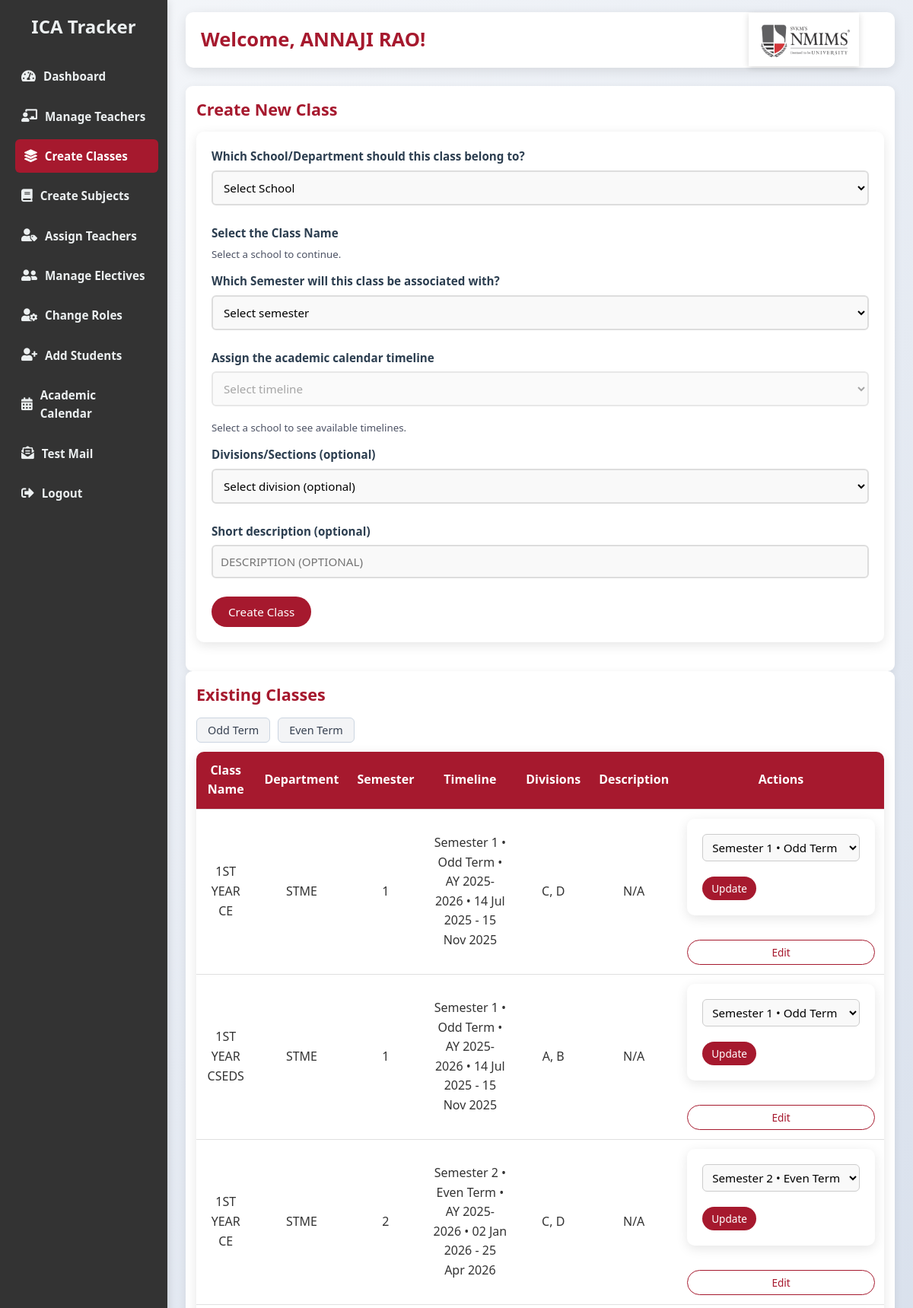
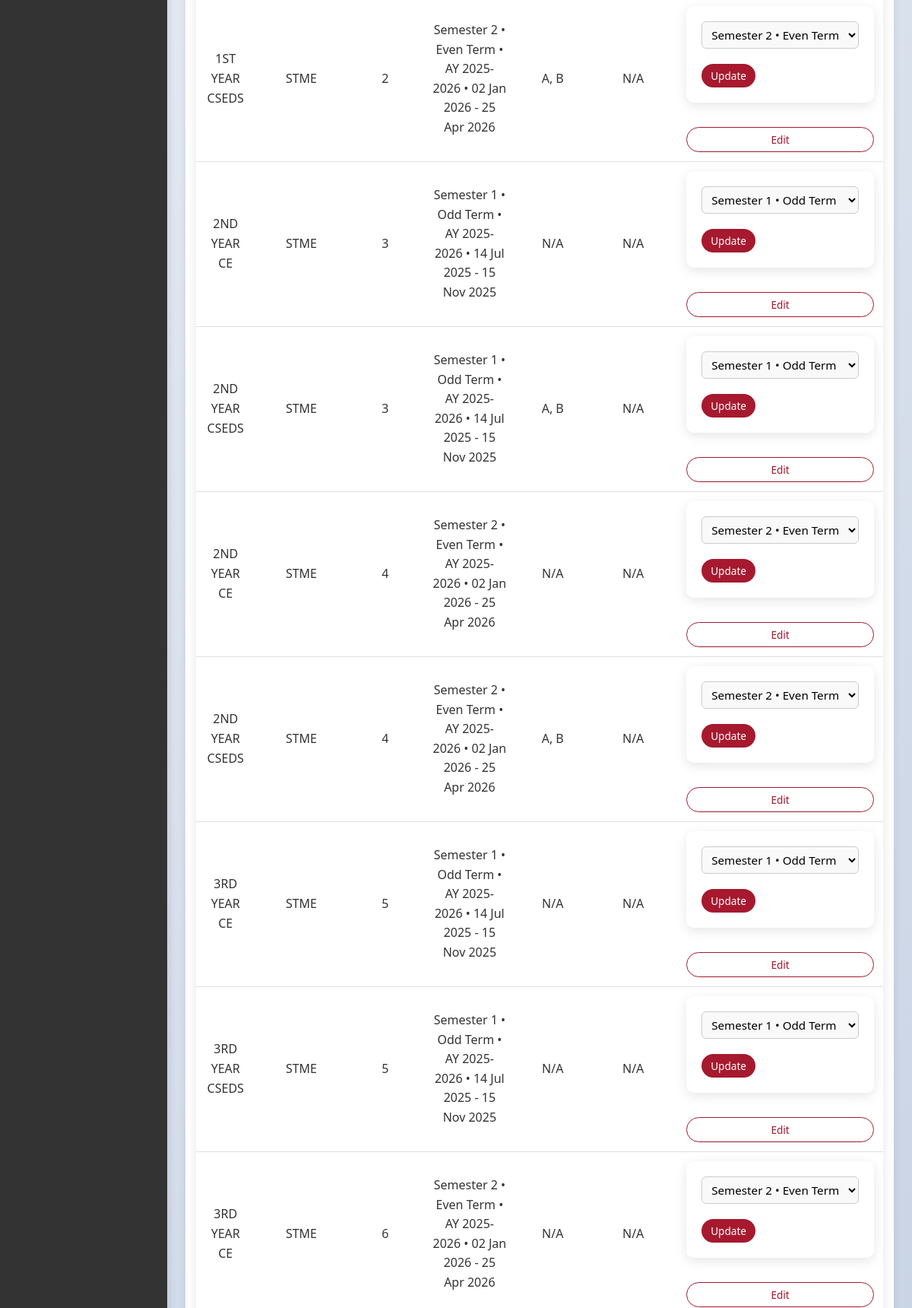
Screenshot of /create_classes.php (signed in, upper part) with the database file from the repository (2 pictures, top to bottom).
### tables this page shows
CREATE TABLE `classes` (
  `id` int(11) NOT NULL,
  `class_name` varchar(50) NOT NULL,
  `semester` varchar(50) NOT NULL,
  `school` varchar(100) NOT NULL,
  `description` text DEFAULT NULL,
  `teacher_id` bigint(20) DEFAULT NULL,
  `department` varchar(100) DEFAULT NULL,
  `academic_term_id` int(11) DEFAULT NULL
);

### create_classes.php (the view, shortened to what the rows shown need)
<?php
require_once __DIR__ . '/db_connect.php';
require_once __DIR__ . '/includes/academic_context.php';
$adminNameRaw = isset($_SESSION['name']) ? trim((string)$_SESSION['name']) : '';
$adminNameDisplay = $adminNameRaw !== '' ? format_person_display($adminNameRaw) : 'ADMIN';
$terms_by_school = [];
$allTerms = fetchAcademicTerms($conn);
foreach ($allTerms as $termRow) {
    $schoolKey = $termRow['school_name'] ?? '';
    if (!isset($terms_by_school[$schoolKey])) {
        $terms_by_school[$schoolKey] = [];
    }
    $terms_by_school[$schoolKey][] = $termRow;
}
$classes_query = "SELECT c.*,
                  MAX(ac.label_override) AS calendar_label_override,
                  MAX(ac.academic_year) AS calendar_academic_year,
                  MAX(ac.semester_term) AS calendar_semester_term,
                  MAX(ac.semester_number) AS calendar_semester_number,
                  MAX(ac.start_date) AS calendar_start_date,
                  MAX(ac.end_date) AS calendar_end_date,
                  GROUP_CONCAT(s.section_name ORDER BY s.section_name SEPARATOR ', ') AS divisions
                  FROM classes c
                  LEFT JOIN academic_calendar ac ON c.academic_term_id = ac.id
                  LEFT JOIN sections s ON c.id = s.class_id
                  GROUP BY c.id
                  ORDER BY c.school, c.semester, c.class_name";
$classes_result = mysqli_query($conn, $classes_query);
?>
<!DOCTYPE html>
<html lang="en">
<head>
    <link rel="stylesheet" href="ica_tracker.css">
    <link rel="stylesheet" href="https://cdnjs.cloudflare.com/ajax/libs/font-awesome/5.15.4/css/all.min.css">
</head>
<body>
    <div class="dashboard">
        <div class="sidebar">
            <h2>ICA Tracker</h2>
        </div>
        <div class="main-content">
            <div class="header">
                <h2>Welcome, <?php echo htmlspecialchars($adminNameDisplay !== '' ? $adminNameDisplay : $adminNameRaw); ?>!</h2>
            </div>
            <div class="container">
                <div class="card">
                    <div class="card-body">
                        <table>
                            <thead>
                                <tr>
                                    <th>Class Name</th>
                                    <th>Department</th>
                                    <th>Semester</th>
                                    <th>Timeline</th>
                                    <th>Divisions</th>
                                    <th>Description</th>
                                    <th>Actions</th>
                                </tr>
                            </thead>
                            <tbody>
                                <?php while ($class = mysqli_fetch_assoc($classes_result)) {
                                    $timeline_label = 'Not linked';
                                    if (!empty($class['academic_term_id'])) {
                                        $label_parts = [];
                                        if (!empty($class['calendar_label_override'])) {
                                            $label_parts[] = $class['calendar_label_override'];
                                        } else {
                                            if (!empty($class['calendar_semester_number'])) {
                                                $label_parts[] = 'Semester ' . (int)$class['calendar_semester_number'];
                                            }
                                            if (!empty($class['calendar_semester_term'])) {
                                                $label_parts[] = ucfirst((string)$class['calendar_semester_term']) . ' Term';
                                            }
                                            if (!empty($class['calendar_academic_year'])) {
                                                $label_parts[] = 'AY ' . $class['calendar_academic_year'];
                                            }
                                        }
                                        if (!empty($class['calendar_start_date']) && !empty($class['calendar_end_date'])) {
                                            $label_parts[] = date('d M Y', strtotime($class['calendar_start_date'])) . ' - ' . date('d M Y', strtotime($class['calendar_end_date']));
                                        }
                                        $compiled_label = implode(' • ', array_filter($label_parts));
                                        if ($compiled_label !== '') {
                                            $timeline_label = $compiled_label;
                                        }
                                    }
                                    $class_terms = $terms_by_school[$class['school']] ?? [];
                                    $current_term_id = !empty($class['academic_term_id']) ? (int)$class['academic_term_id'] : 0;
                                    $semesterValue = $class['semester'] ?? '';
                                    $semesterDigits = preg_replace('/[^0-9]/', '', (string)$semesterValue);
                                    $semesterNumber = $semesterDigits !== '' ? (int)$semesterDigits : 0;
                                    $semesterParity = $semesterNumber > 0 ? (($semesterNumber % 2 === 0) ? 'even' : 'odd') : 'other';
                                    $divisions_raw = strtoupper(trim((string)($class['divisions'] ?? '')));
                                    $divisions_display = $divisions_raw !== '' ? $divisions_raw : 'N/A';
                                    $description_raw = strtoupper(trim((string)($class['description'] ?? '')));
                                    $description_display = $description_raw !== '' ? $description_raw : 'N/A';
                                ?>
                                    <tr data-semester-row data-parity="<?php echo htmlspecialchars($semesterParity); ?>">
                                        <td><?php echo htmlspecialchars(strtoupper($class['class_name'])); ?></td>
                                        <td><?php echo htmlspecialchars($class['school']); ?></td>
                                        <td><?php echo htmlspecialchars($class['semester']); ?></td>
                                        <td><?php echo htmlspecialchars($timeline_label); ?></td>
                                        <td><?php echo htmlspecialchars($divisions_display); ?></td>
                                        <td><?php echo htmlspecialchars($description_display); ?></td>
                                        <td>
                                            <div class="action-buttons">
                                                <form method="POST" style="display:flex; gap:8px; align-items:center; flex-wrap:wrap;">
                                                    <select name="academic_term_id" style="min-width:180px; padding:6px 8px; border-radius:6px; border:1px solid #ccc;"
                                                        <?php echo empty($class_terms) ? 'disabled' : ''; ?>>
                                                        <?php foreach ($class_terms as $term_option) {
                                                            $term_id = (int)$term_option['id'];
                                                            $selected_attr = ($term_id === $current_term_id) ? 'selected' : '';
                                                            echo '<option value="' . $term_id . '" ' . $selected_attr . '>' . htmlspecialchars($term_option['label'], ENT_QUOTES, 'UTF-8') . '</option>';
                                                        }
                                                        ?>
                                                    </select>
                                                    <button type="submit" class="btn" style="padding:6px 12px; font-size:0.85rem;">Update</button>
                                                </form>
                                                <button type="button" class="btn secondary edit-class-btn" style="padding:6px 12px; font-size:0.85rem;"
                                                    data-class-id="<?php echo (int)$class['id']; ?>"
                                                    data-class-name="<?php echo htmlspecialchars(strtoupper($class['class_name']), ENT_QUOTES, 'UTF-8'); ?>"
                                                    data-school="<?php echo htmlspecialchars($class['school'], ENT_QUOTES, 'UTF-8'); ?>"
                                                    data-semester="<?php echo htmlspecialchars($class['semester'], ENT_QUOTES, 'UTF-8'); ?>"
                                                    data-divisions="<?php echo htmlspecialchars($divisions_raw, ENT_QUOTES, 'UTF-8'); ?>"
                                                    data-description="<?php echo htmlspecialchars($description_raw, ENT_QUOTES, 'UTF-8'); ?>"
                                                    data-term-id="<?php echo $current_term_id; ?>"
                                                >Edit</button>
                                            </div>
                                        </td>
                                    </tr>
                                <?php } ?>
                            </tbody>
                        </table>
                    </div>
                </div>
            </div>
        </div>
    </div>
</body>
</html>

### rows the page displays
classes: class_name "1ST YEAR CE", school "STME", semester "1", timeline_label "Semester 1 • Odd Term • AY 2025-2026 • 14 Jul 2025 - 15 Nov 2025", divisions_display "C, D", description "N/A"
classes: class_name "1ST YEAR CSEDS", school "STME", semester "1", timeline_label "Semester 1 • Odd Term • AY 2025-2026 • 14 Jul 2025 - 15 Nov 2025", divisions_display "A, B", description "N/A"
classes: class_name "1ST YEAR CE", school "STME", semester "2", timeline_label "Semester 2 • Even Term • AY 2025-2026 • 02 Jan 2026 - 25 Apr 2026", divisions_display "C, D", description "N/A"
classes: class_name "1ST YEAR CSEDS", school "STME", semester "2", timeline_label "Semester 2 • Even Term • AY 2025-2026 • 02 Jan 2026 - 25 Apr 2026", divisions_display "A, B", description "N/A"
classes: class_name "2ND YEAR CE", school "STME", semester "3", timeline_label "Semester 1 • Odd Term • AY 2025-2026 • 14 Jul 2025 - 15 Nov 2025", divisions_display "N/A", description "N/A"
classes: class_name "2ND YEAR CSEDS", school "STME", semester "3", timeline_label "Semester 1 • Odd Term • AY 2025-2026 • 14 Jul 2025 - 15 Nov 2025", divisions_display "A, B", description "N/A"
classes: class_name "2ND YEAR CE", school "STME", semester "4", timeline_label "Semester 2 • Even Term • AY 2025-2026 • 02 Jan 2026 - 25 Apr 2026", divisions_display "N/A", description "N/A"
classes: class_name "2ND YEAR CSEDS", school "STME", semester "4", timeline_label "Semester 2 • Even Term • AY 2025-2026 • 02 Jan 2026 - 25 Apr 2026", divisions_display "A, B", description "N/A"
classes: class_name "3RD YEAR CE", school "STME", semester "5", timeline_label "Semester 1 • Odd Term • AY 2025-2026 • 14 Jul 2025 - 15 Nov 2025", divisions_display "N/A", description "N/A"
classes: class_name "3RD YEAR CSEDS", school "STME", semester "5", timeline_label "Semester 1 • Odd Term • AY 2025-2026 • 14 Jul 2025 - 15 Nov 2025", divisions_display "N/A", description "N/A"
classes: class_name "3RD YEAR CE", school "STME", semester "6", timeline_label "Semester 2 • Even Term • AY 2025-2026 • 02 Jan 2026 - 25 Apr 2026", divisions_display "N/A", description "N/A"

### other values shown
$adminNameDisplay !== '' ? $adminNameDisplay : $adminNameRaw "ANNAJI RAO"
form field academic_term_id "Semester 1 • Odd Term • AY 2025-2026 • 14 Jul 2025 - 15 Nov 2025"
form field academic_term_id "Semester 2 • Even Term • AY 2025-2026 • 02 Jan 2026 - 25 Apr 2026"
